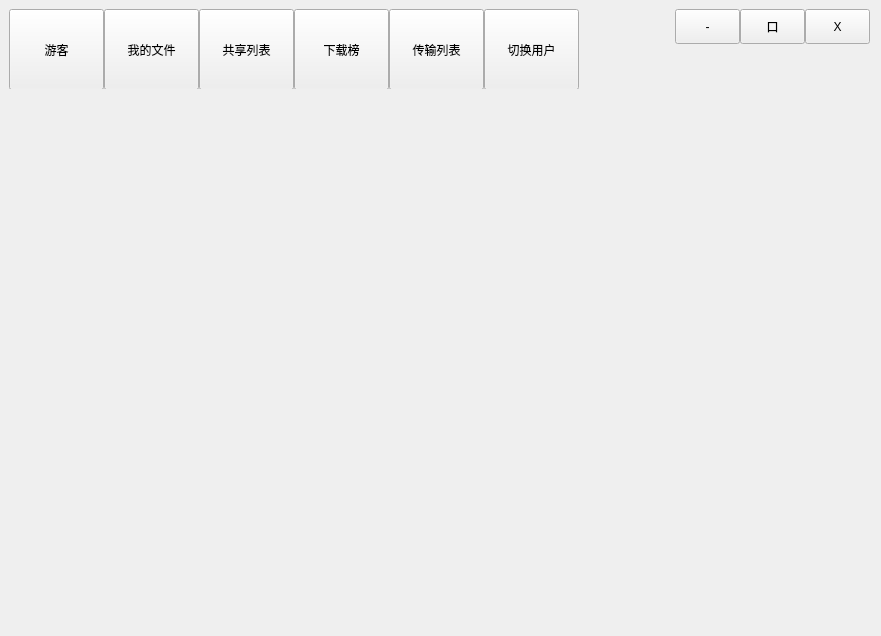
<?xml version="1.0" encoding="UTF-8"?>
<ui version="4.0">
 <class>MainWindow</class>
 <widget class="QMainWindow" name="MainWindow">
  <property name="geometry">
   <rect>
    <x>0</x>
    <y>0</y>
    <width>881</width>
    <height>636</height>
   </rect>
  </property>
  <property name="windowTitle">
   <string>MainWindow</string>
  </property>
  <widget class="QWidget" name="centralwidget">
   <layout class="QVBoxLayout" name="verticalLayout_2">
    <item>
     <widget class="TitleWidget" name="widget" native="true">
      <property name="sizePolicy">
       <sizepolicy hsizetype="Expanding" vsizetype="Fixed">
        <horstretch>0</horstretch>
        <verstretch>0</verstretch>
       </sizepolicy>
      </property>
      <property name="minimumSize">
       <size>
        <width>863</width>
        <height>80</height>
       </size>
      </property>
      <property name="maximumSize">
       <size>
        <width>16777215</width>
        <height>16777215</height>
       </size>
      </property>
      <widget class="QWidget" name="layoutWidget">
       <property name="geometry">
        <rect>
         <x>0</x>
         <y>0</y>
         <width>861</width>
         <height>81</height>
        </rect>
       </property>
       <layout class="QHBoxLayout" name="horizontalLayout_4">
        <property name="spacing">
         <number>2</number>
        </property>
        <item>
         <layout class="QHBoxLayout" name="horizontalLayout">
          <property name="spacing">
           <number>0</number>
          </property>
          <item>
           <widget class="MyPushButton" name="User">
            <property name="sizePolicy">
             <sizepolicy hsizetype="Minimum" vsizetype="Expanding">
              <horstretch>0</horstretch>
              <verstretch>0</verstretch>
             </sizepolicy>
            </property>
            <property name="minimumSize">
             <size>
              <width>95</width>
              <height>0</height>
             </size>
            </property>
            <property name="text">
             <string>游客</string>
            </property>
           </widget>
          </item>
          <item>
           <widget class="MyPushButton" name="MyFile">
            <property name="sizePolicy">
             <sizepolicy hsizetype="Minimum" vsizetype="Expanding">
              <horstretch>0</horstretch>
              <verstretch>0</verstretch>
             </sizepolicy>
            </property>
            <property name="minimumSize">
             <size>
              <width>95</width>
              <height>0</height>
             </size>
            </property>
            <property name="text">
             <string>我的文件</string>
            </property>
           </widget>
          </item>
          <item>
           <widget class="MyPushButton" name="Share">
            <property name="sizePolicy">
             <sizepolicy hsizetype="Minimum" vsizetype="Expanding">
              <horstretch>0</horstretch>
              <verstretch>0</verstretch>
             </sizepolicy>
            </property>
            <property name="minimumSize">
             <size>
              <width>95</width>
              <height>0</height>
             </size>
            </property>
            <property name="text">
             <string>共享列表</string>
            </property>
           </widget>
          </item>
          <item>
           <widget class="MyPushButton" name="Download">
            <property name="sizePolicy">
             <sizepolicy hsizetype="Minimum" vsizetype="Expanding">
              <horstretch>0</horstretch>
              <verstretch>0</verstretch>
             </sizepolicy>
            </property>
            <property name="minimumSize">
             <size>
              <width>95</width>
              <height>0</height>
             </size>
            </property>
            <property name="text">
             <string>下载榜</string>
            </property>
           </widget>
          </item>
          <item>
           <widget class="MyPushButton" name="TransformationList">
            <property name="sizePolicy">
             <sizepolicy hsizetype="Minimum" vsizetype="Expanding">
              <horstretch>0</horstretch>
              <verstretch>0</verstretch>
             </sizepolicy>
            </property>
            <property name="minimumSize">
             <size>
              <width>95</width>
              <height>0</height>
             </size>
            </property>
            <property name="text">
             <string>传输列表</string>
            </property>
           </widget>
          </item>
          <item>
           <widget class="MyPushButton" name="SwitchUser">
            <property name="sizePolicy">
             <sizepolicy hsizetype="Minimum" vsizetype="Expanding">
              <horstretch>0</horstretch>
              <verstretch>0</verstretch>
             </sizepolicy>
            </property>
            <property name="minimumSize">
             <size>
              <width>95</width>
              <height>0</height>
             </size>
            </property>
            <property name="text">
             <string>切换用户</string>
            </property>
           </widget>
          </item>
         </layout>
        </item>
        <item>
         <spacer name="horizontalSpacer">
          <property name="orientation">
           <enum>Qt::Horizontal</enum>
          </property>
          <property name="sizeType">
           <enum>QSizePolicy::Expanding</enum>
          </property>
          <property name="sizeHint" stdset="0">
           <size>
            <width>40</width>
            <height>20</height>
           </size>
          </property>
         </spacer>
        </item>
        <item>
         <layout class="QVBoxLayout" name="verticalLayout">
          <item>
           <layout class="QHBoxLayout" name="horizontalLayout_2">
            <property name="spacing">
             <number>0</number>
            </property>
            <property name="sizeConstraint">
             <enum>QLayout::SetFixedSize</enum>
            </property>
            <item>
             <widget class="MyPushButton" name="minimize">
              <property name="sizePolicy">
               <sizepolicy hsizetype="Fixed" vsizetype="Expanding">
                <horstretch>0</horstretch>
                <verstretch>0</verstretch>
               </sizepolicy>
              </property>
              <property name="minimumSize">
               <size>
                <width>65</width>
                <height>35</height>
               </size>
              </property>
              <property name="maximumSize">
               <size>
                <width>65</width>
                <height>35</height>
               </size>
              </property>
              <property name="styleSheet">
               <string notr="true">font: 14pt &quot;Arial&quot;;</string>
              </property>
              <property name="text">
               <string>-</string>
              </property>
             </widget>
            </item>
            <item>
             <widget class="MyPushButton" name="maximize">
              <property name="sizePolicy">
               <sizepolicy hsizetype="Fixed" vsizetype="Expanding">
                <horstretch>0</horstretch>
                <verstretch>0</verstretch>
               </sizepolicy>
              </property>
              <property name="minimumSize">
               <size>
                <width>65</width>
                <height>35</height>
               </size>
              </property>
              <property name="maximumSize">
               <size>
                <width>65</width>
                <height>35</height>
               </size>
              </property>
              <property name="text">
               <string>口</string>
              </property>
             </widget>
            </item>
            <item>
             <widget class="MyPushButton" name="close_button">
              <property name="sizePolicy">
               <sizepolicy hsizetype="Fixed" vsizetype="Expanding">
                <horstretch>0</horstretch>
                <verstretch>0</verstretch>
               </sizepolicy>
              </property>
              <property name="minimumSize">
               <size>
                <width>65</width>
                <height>35</height>
               </size>
              </property>
              <property name="maximumSize">
               <size>
                <width>65</width>
                <height>35</height>
               </size>
              </property>
              <property name="styleSheet">
               <string notr="true">font: 12pt &quot;Arial&quot;;</string>
              </property>
              <property name="text">
               <string>X</string>
              </property>
             </widget>
            </item>
           </layout>
          </item>
          <item>
           <widget class="QWidget" name="widget_2" native="true">
            <property name="enabled">
             <bool>true</bool>
            </property>
            <property name="sizePolicy">
             <sizepolicy hsizetype="Expanding" vsizetype="Expanding">
              <horstretch>0</horstretch>
              <verstretch>40</verstretch>
             </sizepolicy>
            </property>
           </widget>
          </item>
         </layout>
        </item>
       </layout>
      </widget>
     </widget>
    </item>
    <item>
     <widget class="QStackedWidget" name="stackedWidget">
      <property name="sizePolicy">
       <sizepolicy hsizetype="Minimum" vsizetype="Minimum">
        <horstretch>0</horstretch>
        <verstretch>0</verstretch>
       </sizepolicy>
      </property>
      <property name="minimumSize">
       <size>
        <width>863</width>
        <height>0</height>
       </size>
      </property>
      <property name="maximumSize">
       <size>
        <width>16777215</width>
        <height>16777215</height>
       </size>
      </property>
      <widget class="MyFileWidget" name="myfile_page"/>
      <widget class="ShareWidget" name="share_page"/>
      <widget class="QWidget" name="download_page"/>
      <widget class="TransmissionWidget" name="transform_page"/>
      <widget class="QWidget" name="switchuser_page"/>
     </widget>
    </item>
   </layout>
  </widget>
 </widget>
 <customwidgets>
  <customwidget>
   <class>TitleWidget</class>
   <extends>QWidget</extends>
   <header>titlewidget.h</header>
   <container>1</container>
  </customwidget>
  <customwidget>
   <class>MyPushButton</class>
   <extends>QPushButton</extends>
   <header>mypushbutton.h</header>
  </customwidget>
  <customwidget>
   <class>MyFileWidget</class>
   <extends>QWidget</extends>
   <header>myfilewidget.h</header>
   <container>1</container>
  </customwidget>
  <customwidget>
   <class>ShareWidget</class>
   <extends>QWidget</extends>
   <header>sharewidget.h</header>
   <container>1</container>
  </customwidget>
  <customwidget>
   <class>TransmissionWidget</class>
   <extends>QWidget</extends>
   <header location="global">transmissionwidget.h</header>
   <container>1</container>
  </customwidget>
 </customwidgets>
 <resources/>
 <connections/>
</ui>
